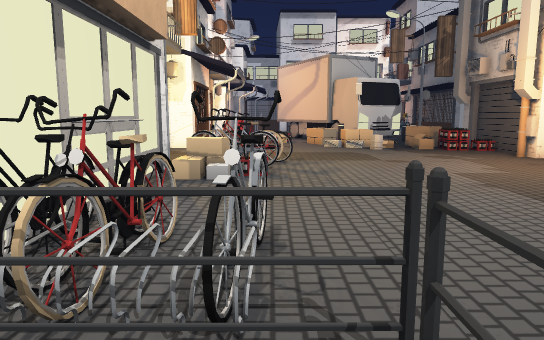
[1] (above)

17 first-person views from a walk through a Unity game level. The camera is 1.4 m above the floor, tilts 8° down and sees 70° across. The floor is counted in squares, 1 m on a side. Each view is taken from the middle of a square. On the plan, view 1 faces up. The plan holds only what a view shows up to about 16 squares ahead; the rest is blank. The place goes on beyond the plan. Some animated figures are not drawn. Some surface patterns are stand-ins.

[2]
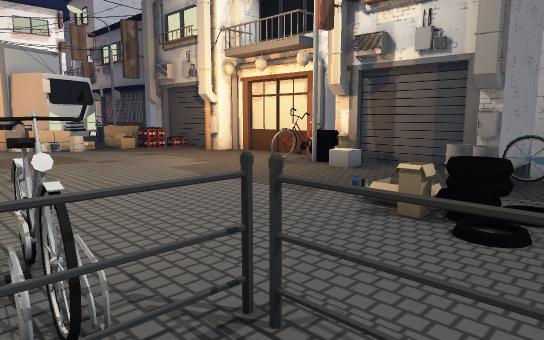

[3]
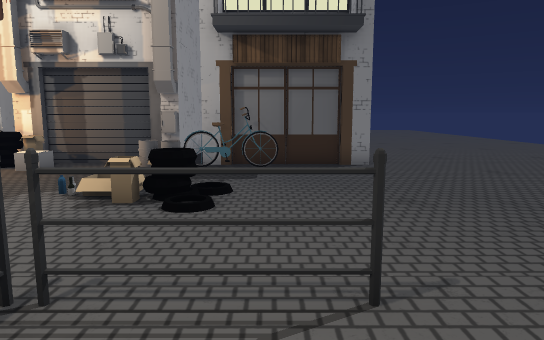

[4]
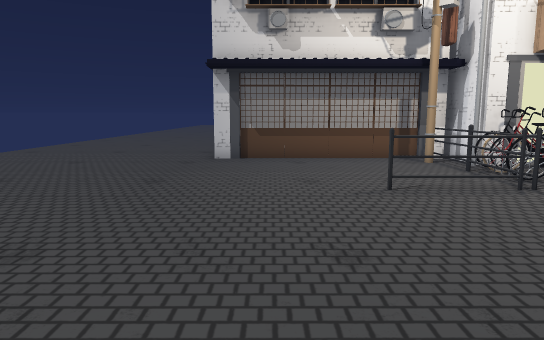

[5]
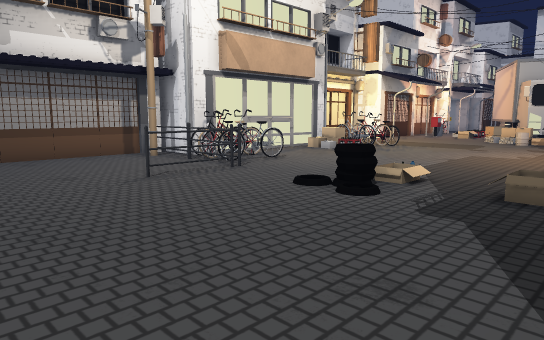

[6]
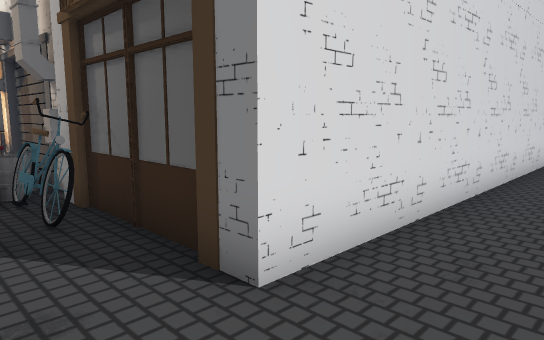

[7]
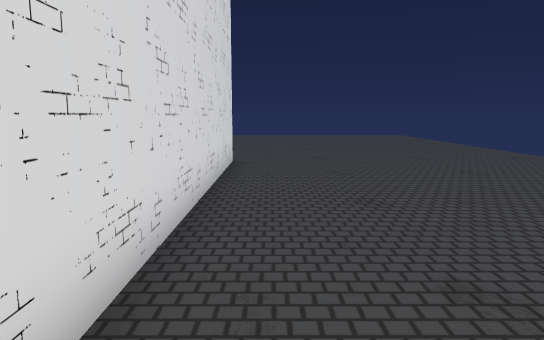

[8]
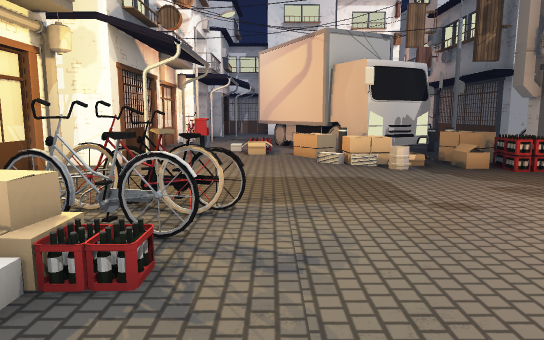

[9]
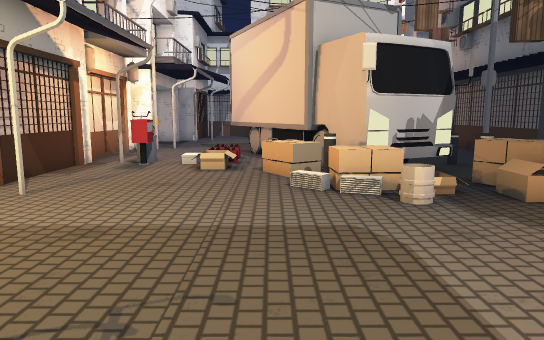

[10]
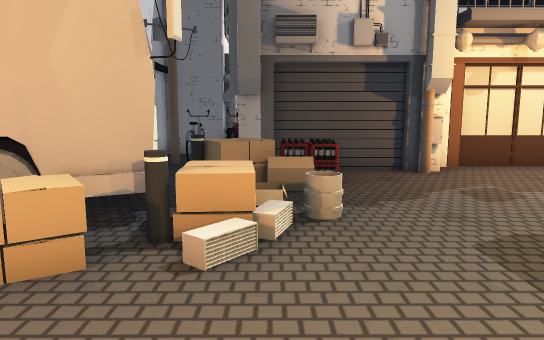

[11]
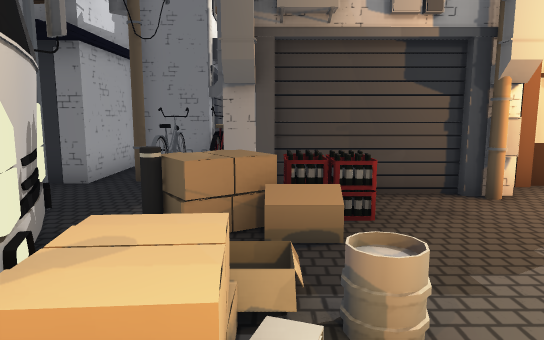

[12]
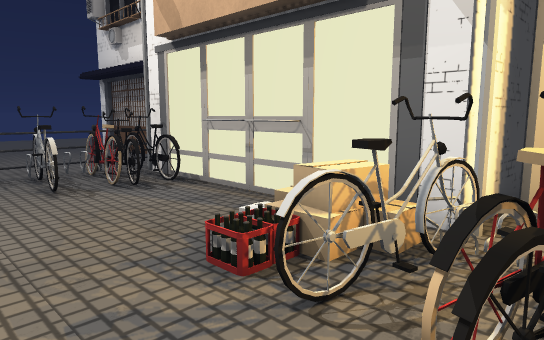

[13]
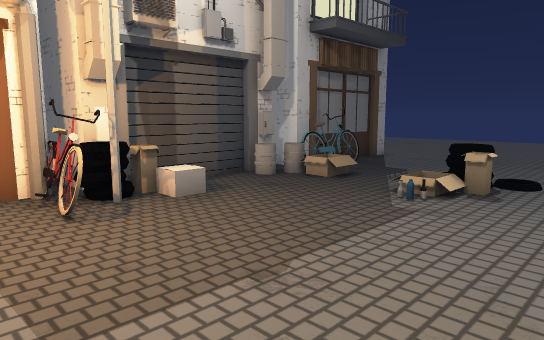

[14]
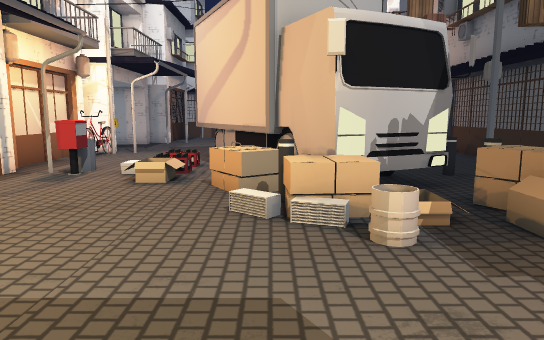

[15]
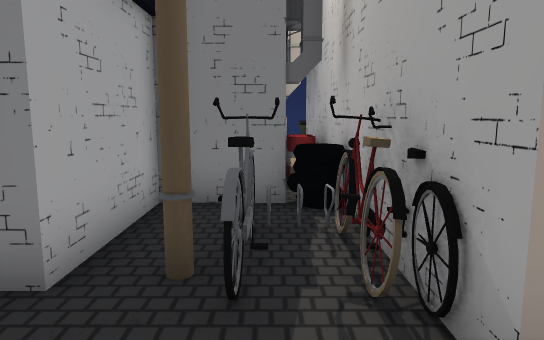

[16]
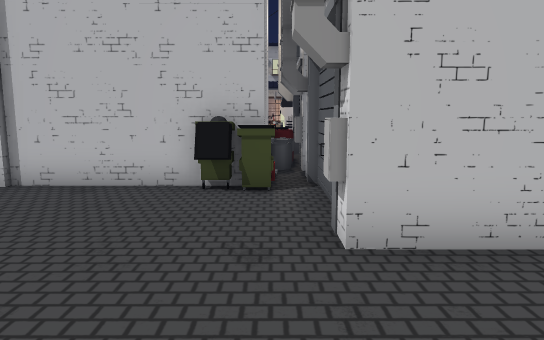

[17]
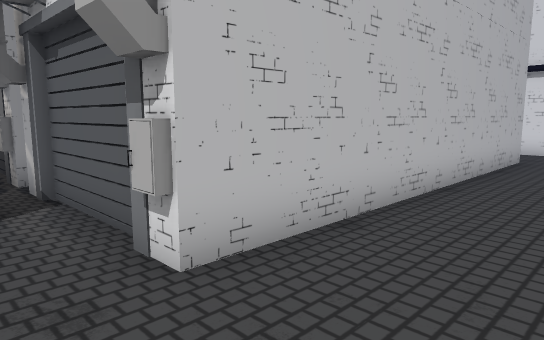

### Floor plan
Key: @ floor where view 1 was taken; # wall or solid block; . floor; / step, stairs or slope; B building; A barrel; S streetlight; I bike; M mailbox; O other object.
Columns run from 6 left of view 1 to 28 right of it. Each row starts with its distance up from view 1.
 28    ....         B             #.
 27   BI...         B             #.
 26   #S.. #        B             #.
 25   BI.. #       .B             #..
 24   B... ##      .B             #..
 23   B... /#    ...B             #..
 22   B.O. /##   ...B             #..
 21    .M.//.#   O..BBBB          #..
 20   B...//O#####S.##.#          #..
 19   B.....OO###...OOO#BAABB#BBBBB..
 18   B......O# OO #OO#O AAOO OO..... .
 17  BBB......O..O B          #O......
 16   ........A..OOB          #......
 15   B............B          #....
 14  B.............B          #...
 13   B............B          #..
 12     OOO.........B
 11   #SOOO.........B
 10 BBBBOOO.........B
  9    BOO..........B
  8    B..........II#
  7    B..........SO###
  6    B..........OBB
  5    BI...........B
  4    BIOO........AB
  3  BBSIOO.......AA####
  2  BOOOOOO..OO...##
  1  B.....O...O...IB
  0  B....@O.......I
 -1  B.....O.......B
 -2  B.............B
 -3  B.............############....
 -4  B.............................
 -5  B.............................

Where each view was taken, in squares from view 1:
view 1: 0 up, 0 right, facing up
view 2: 0 up, 1 left, facing up-right
view 3: 0 up, 2 left, facing right
view 4: 3 down, 8 right, facing left
view 5: 5 down, 9 right, facing up-left
view 6: 5 down, 7 right, facing up-right
view 7: 4 down, 8 right, facing right
view 8: 6 up, 1 right, facing up
view 9: 10 up, 2 right, facing up
view 10: 17 up, 1 left, facing right
view 11: 17 up, 2 right, facing right
view 12: 12 up, 2 right, facing down-left
view 13: 10 up, 2 right, facing down-right
view 14: 12 up, 3 right, facing up
view 15: 19 up, 7 right, facing right
view 16: 18 up, 28 right, facing left
view 17: 17 up, 27 right, facing up-left
